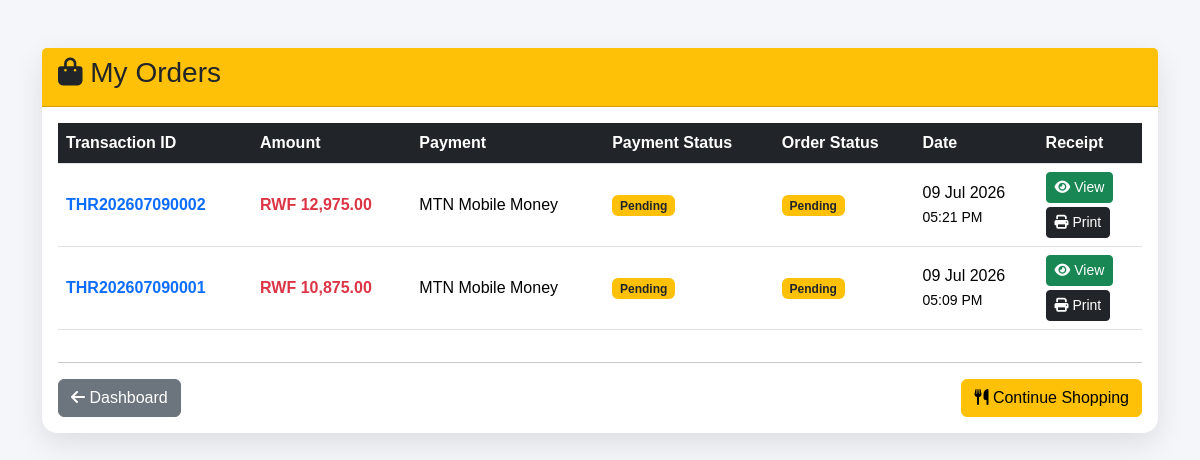
The app's page /customer/my_orders.php (signed in) with its own data.
### tables this page shows
CREATE TABLE `orders` (
  `id` int(11) NOT NULL,
  `user_id` int(11) DEFAULT NULL,
  `customer_name` varchar(100) DEFAULT NULL,
  `email` varchar(100) DEFAULT NULL,
  `phone` varchar(20) DEFAULT NULL,
  `address` text DEFAULT NULL,
  `notes` text DEFAULT NULL,
  `total_amount` decimal(10,2) DEFAULT NULL,
  `payment_method` varchar(50) DEFAULT NULL,
  `payment_phone` varchar(20) DEFAULT NULL,
  `transaction_id` varchar(100) DEFAULT NULL,
  `order_status` enum('Pending','Preparing','Ready','Out For Delivery','Delivered','Cancelled') DEFAULT 'Pending',
  `created_at` timestamp NOT NULL DEFAULT current_timestamp(),
  `payment_status` enum('Pending','Verified','Rejected') DEFAULT 'Pending'
);

### customer/my_orders.php (the view, shortened to what this page needs)
<?php
include("../config/db.php");
$user_id=$_SESSION['user_id'];
$orders=mysqli_query($conn,"
SELECT *
FROM orders
WHERE user_id='$user_id'
ORDER BY created_at DESC
");
?>
<!DOCTYPE html>
<html lang="en">
<head>
<link
href="https://cdn.jsdelivr.net/npm/bootstrap@5.3.3/dist/css/bootstrap.min.css"
rel="stylesheet">
<link
rel="stylesheet"
href="../assets/css/style.css">
<link
rel="stylesheet"
href="https://cdnjs.cloudflare.com/ajax/libs/font-awesome/6.5.2/css/all.min.css">
</head>
<body>
<div class="container mt-5 mb-5">
<div class="card">
<div class="card-header bg-warning">
<h3>
<i class="fas fa-shopping-bag"></i>
My Orders
</h3>
</div>
<div class="card-body">
<?php
if(mysqli_num_rows($orders)>0)
{
?>
<div class="table-responsive">
<table class="table table-hover align-middle">
<thead>
<tr>
<th>Transaction ID</th>
<th>Amount</th>
<th>Payment</th>
<th>Payment Status</th>
<th>Order Status</th>
<th>Date</th>
<th>Receipt</th>
</tr>
</thead>
<tbody>
<?php
while($order=mysqli_fetch_assoc($orders))
{
?>
<tr>
<td>
<strong class="text-primary">
<?php echo $order['transaction_id']; ?>
</strong>
</td>
<td>
<strong class="text-danger">
<?php echo CURRENCY." ".number_format($order['total_amount'],2); ?>
</strong>
</td>
<td>
<?php echo htmlspecialchars($order['payment_method']); ?>
</td>
<td>
<?php
if($order['payment_status']=="Pending")
{
    echo "<span class='badge bg-warning text-dark'>Pending</span>";
}
elseif($order['payment_status']=="Verified")
{
    echo "<span class='badge bg-success'>Verified</span>";
}
else
{
    echo "<span class='badge bg-danger'>Rejected</span>";
}
?>
</td>
<td>
<?php
switch($order['order_status'])
{
    case "Pending":
        echo "<span class='badge bg-warning text-dark'>Pending</span>";
        break;
}
?>
</td>
<td>
<?php echo date("d M Y",strtotime($order['created_at'])); ?>
<br>
<small>
<?php echo date("h:i A",strtotime($order['created_at'])); ?>
</small>
</td>
<td>
<a
href="../order_success.php?transaction_id=<?php echo urlencode($order['transaction_id']); ?>"
class="btn btn-success btn-sm mb-1">
<i class="fas fa-eye"></i>
View
</a>
<br>
<button
onclick="window.open('../order_success.php?transaction_id=<?php echo urlencode($order['transaction_id']); ?>','_blank').print();"
class="btn btn-dark btn-sm">
<i class="fas fa-print"></i>
Print
</button>
</td>
</tr>
<?php
}
?>
</tbody>
</table>
</div>
<?php
}
?>
<hr>
<div class="d-flex justify-content-between">
<a
href="dashboard.php"
class="btn btn-secondary">
<i class="fas fa-arrow-left"></i>
Dashboard
</a>
<a
href="../menu.php"
class="btn btn-warning">
<i class="fas fa-utensils"></i>
Continue Shopping
</a>
</div>
</div>
</div>
</div>
</body>
</html>

### assets/css/style.css (style rules this page uses)
body { font-family:Arial,Helvetica,sans-serif; background:#f8f9fa; }

### customer/my_orders.php (style rules this page uses)
body { background:#f5f6fa; }
.card { border:none; border-radius:15px; box-shadow:0 10px 30px rgba(0,0,0,.1); }
.table th { background:#212529; color:white; }

### records on screen
orders: transaction "THR202607090002", total_amount "12,975.00", payment_method "MTN Mobile Money", payment_status "Pending", order_status "Pending", created_at "09 Jul 2026", created_at "05:21 PM"
orders: transaction "THR202607090001", total_amount "10,875.00", payment_method "MTN Mobile Money", payment_status "Pending", order_status "Pending", created_at "09 Jul 2026", created_at "05:09 PM"
